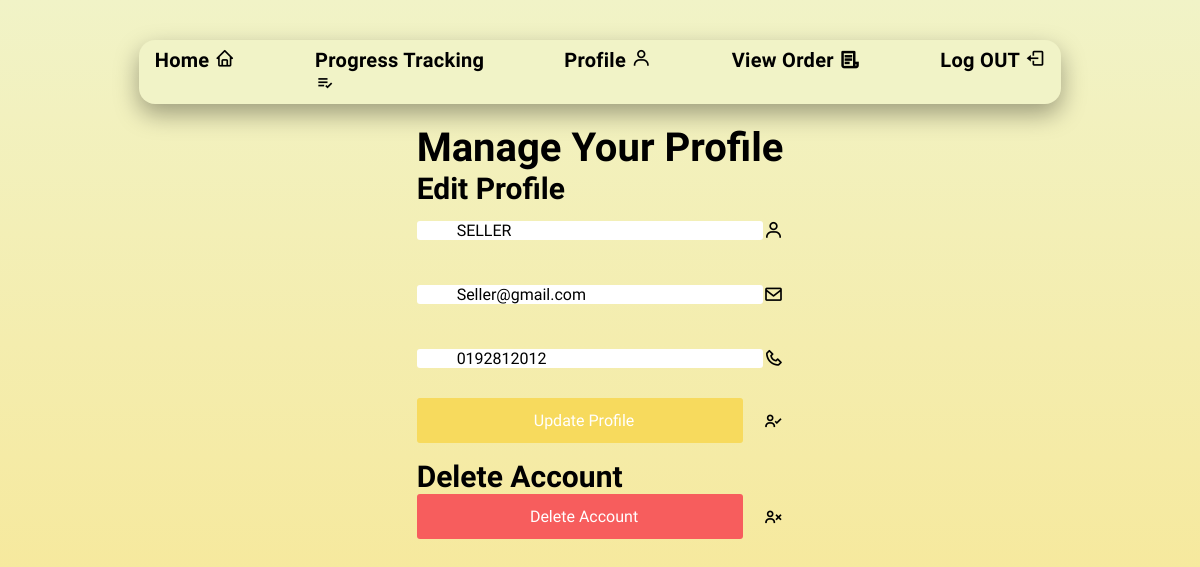
The page /seller_profile (signed in) on the database as committed earlier.
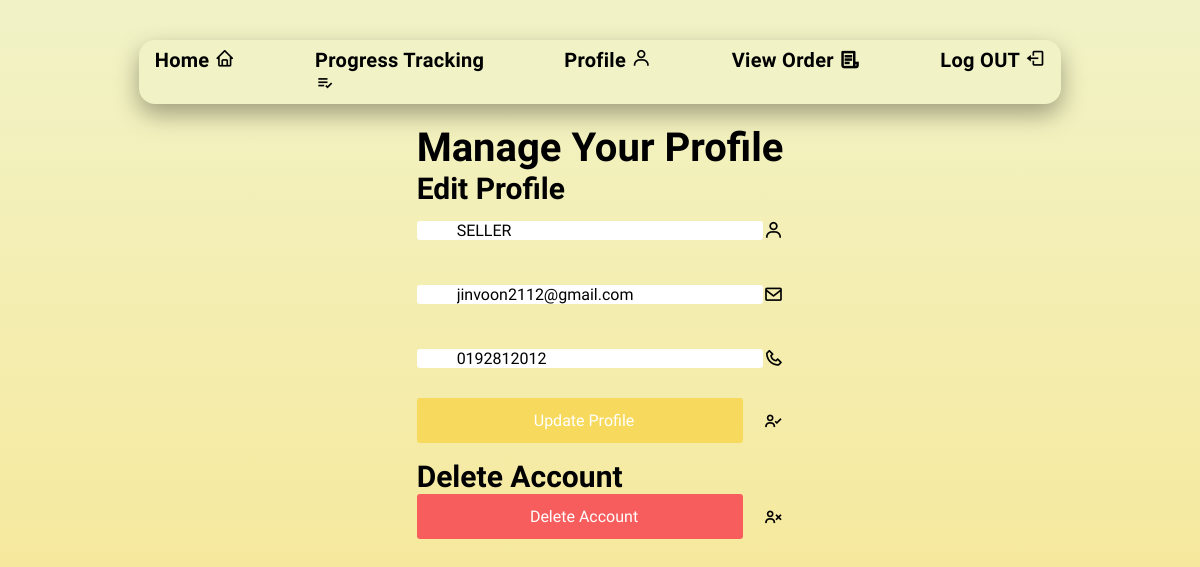
The same page on the database as committed later.
### tables this page shows
CREATE TABLE users (
                id INTEGER PRIMARY KEY AUTOINCREMENT,
                name TEXT NOT NULL,
                email UNIQUE NOT NULL,
                username UNIQUE NOT NULL,
                password TEXT NOT NULL,
                role TEXT NOT NULL,
                phone_no UNIQUE NOT NULL
            );

### app.py (the view)
@app.route('/seller_profile')
def seller_profile():
    if session.get('role') != 'seller':
        flash("You do not have permission to access this page.", "error")
        return redirect(url_for('index'))
    conn = get_db_connection()
    cursor = conn.cursor()
    cursor.execute("SELECT * FROM users WHERE username = ?", (session['username'],))
    user = cursor.fetchone()
    conn.close()
    return render_template('seller_profile.html', user=user)

### app.py (called while the page is built)
def get_db_connection():
    con = sqlite3.connect("database.db")
    con.row_factory = sqlite3.Row
    return con

### templates/seller_profile.html (shortened to what this page needs)
<!DOCTYPE html>
<html lang="en">
<head>
    <link rel="stylesheet" type="text/css" href="../static/style(SP).css">
    <link rel="stylesheet" href="https://unpkg.com/boxicons@latest/css/boxicons.min.css">
    <link href="https://cdn.jsdelivr.net/npm/remixicon@4.3.0/fonts/remixicon.css" rel="stylesheet"/>
    <link rel="stylesheet" href="https://unpkg.com/aos@next/dist/aos.css" />
</head>
<body>
    <div class="container">
        <nav class="nav-bar">
            <ul class="nav-links">
                <li class="nav-link">
                    <a href="{{ url_for('seller_home') }}">Home</a>
                    <i class='bx bx-home'></i>
                </li>
                <li class="nav-link profile">
                    <a href="{{ url_for('progress_tracking') }}" class="dropbtn">Progress Tracking</a>
                    <i class='bx bx-list-check'></i>
                </li>
                <li class="nav-link">
                    <a href="{{ url_for('seller_profile') }}" class="dropbtn">Profile</a>
                    <i class='bx bx-user'></i>
                </li>
                <li class="nav-link">
                    <a href="{{ url_for('seller_orders') }}" class="dropbtn">View Order</a>
                    <i class="ri-file-list-3-line"></i>
                </li>
                <li class="nav-link">
                    <a href="{{ url_for('logout') }}" class="dropbtn">Log OUT</a>
                    <i class='bx bx-log-out'></i>
                </li>
            </ul>
        </nav>
        <div class="profile-management">
            <h1>Manage Your Profile</h1>
            <div id="profile-update">
                <h2>Edit Profile</h2>
                <form action="{{ url_for('update_profile') }}" method="post">
                    <div class="input-container">
                    <input type="text" id="name" name="name" value="{{ user.name }}" placeholder="Name" required><br><br>
                    <i class="bx bx-user"></i>
                    </div>
                    <div class="input-container">
                    <input type="email" id="email" name="email" value="{{ user.email }}" placeholder="Email" required><br><br>
                    <i class="bx bx-envelope"></i>
                    </div>
                    <div class="input-container">
                    <input type="text" id="phone_no" name="phone_no" value="{{ user.phone_no }}" placeholder="Phone" required><br><br>
                    <i class='bx bx-phone'></i>
                    </div>
                    <div class="input-container">
                    <input type="submit" value="Update Profile" class="button">
                    <i class='bx bx-user-check'></i>
                    </div>
                </form>
            </div>
            <div id="delete-account">
                <h2>Delete Account</h2>
                <form action="{{ url_for('delete_account') }}" method="post" onsubmit="return confirm('Are you sure you want to delete your account? This action cannot be undone.');">
                    <div class="input-container">
                    <input type="submit" value="Delete Account" class="btn">
                    <i class='bx bx-user-x'></i>
                    </div>
                </form>
            </div>
        </div>
    </div>
</body>
</html>

Rows that differ between the two databases and show on the page:
changed users "SELLER": email "Seller@gmail.com" → "jinvoon2112@gmail.com"
